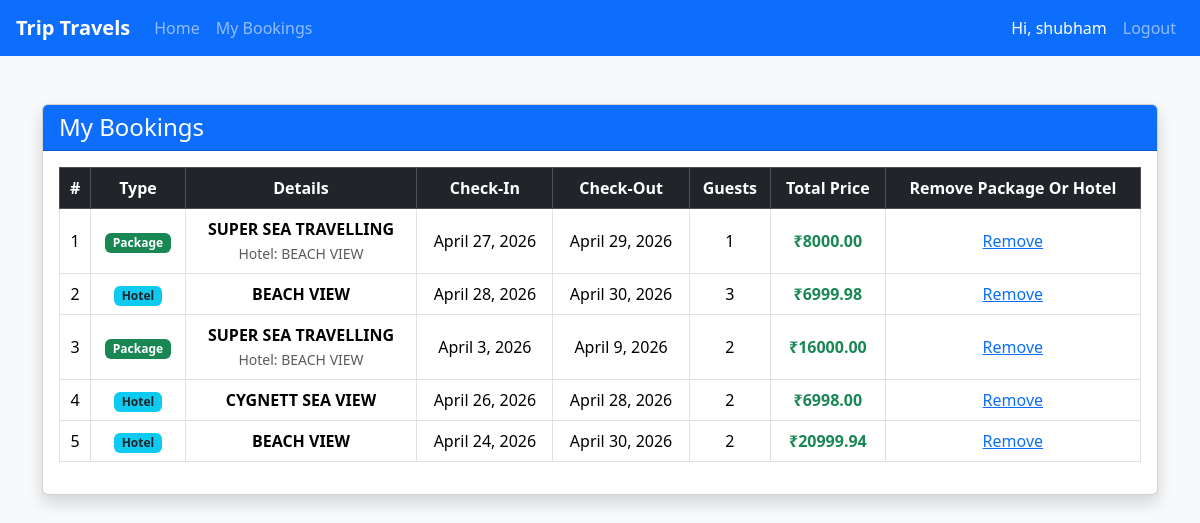
/my-bookings/ (signed in), run on the app's committed database.
### travel/models.py (models this page shows, shortened)
class Booking(models.Model):
    user = models.ForeignKey(User, on_delete=models.CASCADE)
    hotel = models.ForeignKey(Hotel, on_delete=models.CASCADE, null=True, blank=True)
    package = models.ForeignKey(Package, on_delete=models.CASCADE, null=True, blank=True)
    name = models.CharField(max_length=100, default="Unknown")
    email = models.EmailField(null=True, blank=True)
    address = models.CharField(max_length=255, null=True, blank=True)
    check_in = models.DateField(null=True, blank=True)
    check_out = models.DateField(null=True, blank=True)
    guests = models.IntegerField(default=1)
    total_price = models.DecimalField(max_digits=10, decimal_places=2, default=0)
    booking_at = models.DateTimeField(auto_now_add=True)

class Package(models.Model):
    destination = models.ForeignKey(Destination, on_delete=models.CASCADE)
    hotel_name = models.ForeignKey(Hotel, on_delete=models.CASCADE)
    package_name = models.CharField(max_length=100)
    package_description = models.CharField()
    package_price = models.FloatField()
    duration_days = models.IntegerField()
    image = models.ImageField(upload_to='package_image/')
    populer_tour=models.BooleanField(default=False)

class Hotel(models.Model):
    destination = models.ForeignKey(Destination, on_delete=models.CASCADE)
    hotel_name = models.TextField(max_length=100)
    hotel_address = models.TextField()
    ratings = models.FloatField()
    price_per_night = models.DecimalField(max_digits=10, decimal_places=2)
    room_availability = models.IntegerField()
    image = models.ImageField(upload_to='hotel_image/')
    populer_hotel=models.BooleanField(default=False)

### travel/views.py (the view)
# urls.py: path('my-bookings/', views.booking_history, name='my_bookings'),
def booking_history(request):
    user_id = request.session.get('user_id')
    if not user_id:
        return redirect('login')
    bookings = Booking.objects.filter(user_id=user_id).order_by('-booking_at')
    return render(request, 'booking_history.html', {
        'bookings': bookings,
        'user_name': request.session.get('user_name')
    })

### travel/templates/booking_history.html (shortened to what this page needs)
<!DOCTYPE html>
<html>
<head>
    <link href="https://cdn.jsdelivr.net/npm/bootstrap@5.3.2/dist/css/bootstrap.min.css" rel="stylesheet">
</head>
<body class="bg-light">
{% include "header.html" %}
<div class="container mt-5">
    <div class="card shadow">
        <div class="card-header bg-primary text-white">
            <h4 class="mb-0">My Bookings</h4>
        </div>
        <div class="card-body">
            {% if bookings %}
            <div class="table-responsive">
                <table class="table table-hover table-bordered align-middle text-center">
                    <thead class="table-dark">
                        <tr>
                            <th>#</th>
                            <th>Type</th>
                            <th>Details</th>
                            <th>Check-In</th>
                            <th>Check-Out</th>
                            <th>Guests</th>
                            <th>Total Price</th>
                            <th>Remove Package Or Hotel</th>
                        </tr>
                    </thead>
                    <tbody>
                        {% for b in bookings %}
                        <tr>
                            <td>{{ forloop.counter }}</td>
                            <td>
                                {% if b.package %}
                                    <span class="badge bg-success">Package</span>
                                {% else %}
                                    <span class="badge bg-info text-dark">Hotel</span>
                                {% endif %}
                            </td>
                            <td>
                                {% if b.package %}
                                    <strong>{{ b.package.package_name }}</strong><br>
                                    <small class="text-muted">
                                        Hotel: {{ b.package.hotel_name.hotel_name }}
                                    </small>
                                {% else %}
                                    <strong>{{ b.hotel.hotel_name }}</strong>
                                {% endif %}
                            </td>
                            <td>{{ b.check_in }}</td>
                            <td>{{ b.check_out }}</td>
                            <td>{{ b.guests }}</td>
                            <td class="fw-bold text-success">
                                ₹{{ b.total_price }}
                            </td>
                            <td><a href="/my-bookings/delete/{{b.id}}">Remove</a> </td>
                        </tr>
                        {% endfor %}
                    </tbody>
                </table>
            </div>
            {% else %}
                <div class="alert alert-warning text-center">
                    No bookings found.
                </div>
            {% endif %}
        </div>
    </div>
</div>
</body>
</html>

### data on the page
Booking: shows "Package", package.package_name "SUPER SEA TRAVELLING", package.hotel_name.hotel_name "BEACH VIEW", check_in "April 27, 2026", check_out "April 29, 2026", guests "1", total_price "8000.00"
Booking: shows "Hotel", hotel.hotel_name "BEACH VIEW", check_in "April 28, 2026", check_out "April 30, 2026", guests "3", total_price "6999.98"
Booking: shows "Package", package.package_name "SUPER SEA TRAVELLING", package.hotel_name.hotel_name "BEACH VIEW", check_in "April 3, 2026", check_out "April 9, 2026", guests "2", total_price "16000.00"
Booking: shows "Hotel", hotel.hotel_name "CYGNETT SEA VIEW", check_in "April 26, 2026", check_out "April 28, 2026", guests "2", total_price "6998.00"
Booking: shows "Hotel", hotel.hotel_name "BEACH VIEW", check_in "April 24, 2026", check_out "April 30, 2026", guests "2", total_price "20999.94"

### other printed values
{{ user_name }} "shubham"
